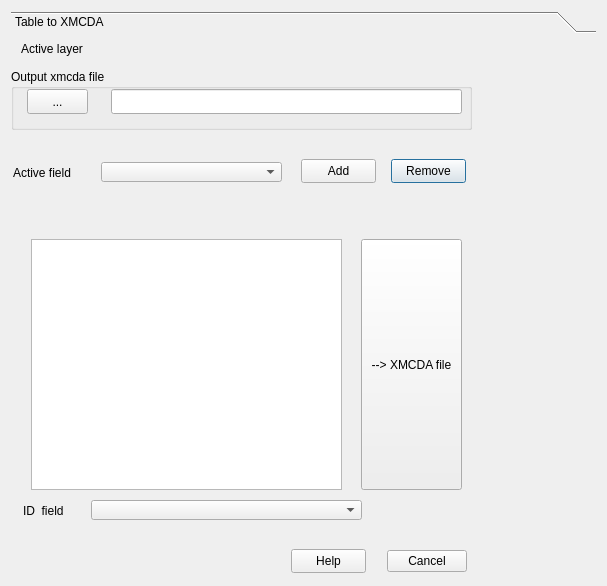
<?xml version="1.0" encoding="UTF-8"?>
<ui version="4.0">
 <class>Dialog</class>
 <widget class="QDialog" name="Dialog">
  <property name="geometry">
   <rect>
    <x>0</x>
    <y>0</y>
    <width>607</width>
    <height>586</height>
   </rect>
  </property>
  <property name="windowTitle">
   <string>geoXMCDA</string>
  </property>
  <layout class="QGridLayout" name="gridLayout">
   <item row="1" column="0">
    <widget class="QToolBox" name="toolBox">
     <property name="styleSheet">
      <string notr="true">
font: 75 italic 10pt &quot;MS Shell Dlg 2&quot;;</string>
     </property>
     <property name="currentIndex">
      <number>0</number>
     </property>
     <widget class="QWidget" name="CriteriaQTbox">
      <property name="geometry">
       <rect>
        <x>0</x>
        <y>0</y>
        <width>589</width>
        <height>538</height>
       </rect>
      </property>
      <attribute name="label">
       <string>Table to XMCDA</string>
      </attribute>
      <widget class="QComboBox" name="CritListFieldsCBox">
       <property name="geometry">
        <rect>
         <x>90</x>
         <y>123</y>
         <width>181</width>
         <height>20</height>
        </rect>
       </property>
      </widget>
      <widget class="QLabel" name="EnvLbl">
       <property name="geometry">
        <rect>
         <x>10</x>
         <y>0</y>
         <width>111</width>
         <height>19</height>
        </rect>
       </property>
       <property name="text">
        <string>Active layer     </string>
       </property>
      </widget>
      <widget class="QLabel" name="CritFieldsLbl">
       <property name="geometry">
        <rect>
         <x>2</x>
         <y>122</y>
         <width>81</width>
         <height>23</height>
        </rect>
       </property>
       <property name="text">
        <string>Active field</string>
       </property>
      </widget>
      <widget class="QLabel" name="CritMapNameLbl">
       <property name="geometry">
        <rect>
         <x>100</x>
         <y>0</y>
         <width>361</width>
         <height>20</height>
        </rect>
       </property>
       <property name="font">
        <font>
         <family>MS Shell Dlg 2</family>
         <pointsize>10</pointsize>
         <weight>9</weight>
         <italic>true</italic>
         <bold>false</bold>
        </font>
       </property>
       <property name="textFormat">
        <enum>Qt::AutoText</enum>
       </property>
      </widget>
      <widget class="QTableWidget" name="CritWeighTableWidget">
       <property name="geometry">
        <rect>
         <x>20</x>
         <y>200</y>
         <width>311</width>
         <height>251</height>
        </rect>
       </property>
       <property name="sizePolicy">
        <sizepolicy hsizetype="Expanding" vsizetype="Maximum">
         <horstretch>0</horstretch>
         <verstretch>0</verstretch>
        </sizepolicy>
       </property>
       <property name="dragEnabled">
        <bool>true</bool>
       </property>
       <property name="dragDropMode">
        <enum>QAbstractItemView::DragDrop</enum>
       </property>
       <property name="alternatingRowColors">
        <bool>true</bool>
       </property>
       <property name="rowCount">
        <number>0</number>
       </property>
       <attribute name="horizontalHeaderCascadingSectionResizes">
        <bool>false</bool>
       </attribute>
       <attribute name="verticalHeaderCascadingSectionResizes">
        <bool>false</bool>
       </attribute>
       <attribute name="verticalHeaderHighlightSections">
        <bool>true</bool>
       </attribute>
      </widget>
      <widget class="QPushButton" name="CritRemoveFieldBtn">
       <property name="geometry">
        <rect>
         <x>380</x>
         <y>120</y>
         <width>75</width>
         <height>24</height>
        </rect>
       </property>
       <property name="text">
        <string>Remove</string>
       </property>
      </widget>
      <widget class="QPushButton" name="CritExtractBtn">
       <property name="geometry">
        <rect>
         <x>350</x>
         <y>200</y>
         <width>101</width>
         <height>251</height>
        </rect>
       </property>
       <property name="text">
        <string>--&gt; XMCDA file</string>
       </property>
      </widget>
      <widget class="QPushButton" name="SetHelpBtn">
       <property name="geometry">
        <rect>
         <x>280</x>
         <y>510</y>
         <width>75</width>
         <height>24</height>
        </rect>
       </property>
       <property name="text">
        <string>Help</string>
       </property>
      </widget>
      <widget class="QPushButton" name="CritAddFieldBtn">
       <property name="geometry">
        <rect>
         <x>290</x>
         <y>120</y>
         <width>75</width>
         <height>24</height>
        </rect>
       </property>
       <property name="text">
        <string>Add</string>
       </property>
      </widget>
      <widget class="QDialogButtonBox" name="toXMXCDAButtonBox">
       <property name="geometry">
        <rect>
         <x>365</x>
         <y>510</y>
         <width>91</width>
         <height>24</height>
        </rect>
       </property>
       <property name="standardButtons">
        <set>QDialogButtonBox::Cancel</set>
       </property>
      </widget>
      <widget class="QGroupBox" name="groupBox">
       <property name="geometry">
        <rect>
         <x>0</x>
         <y>30</y>
         <width>461</width>
         <height>61</height>
        </rect>
       </property>
       <property name="title">
        <string>Output xmcda file</string>
       </property>
       <widget class="QToolButton" name="btnOutput">
        <property name="geometry">
         <rect>
          <x>16</x>
          <y>20</y>
          <width>61</width>
          <height>25</height>
         </rect>
        </property>
        <property name="minimumSize">
         <size>
          <width>0</width>
          <height>25</height>
         </size>
        </property>
        <property name="maximumSize">
         <size>
          <width>16777215</width>
          <height>25</height>
         </size>
        </property>
        <property name="text">
         <string>...</string>
        </property>
       </widget>
       <widget class="QLineEdit" name="lineOutput">
        <property name="geometry">
         <rect>
          <x>100</x>
          <y>20</y>
          <width>351</width>
          <height>25</height>
         </rect>
        </property>
       </widget>
      </widget>
      <widget class="QLabel" name="IDFieldsLbl">
       <property name="geometry">
        <rect>
         <x>12</x>
         <y>460</y>
         <width>81</width>
         <height>23</height>
        </rect>
       </property>
       <property name="text">
        <string>ID  field</string>
       </property>
      </widget>
      <widget class="QComboBox" name="IDListFieldsCBox">
       <property name="geometry">
        <rect>
         <x>80</x>
         <y>461</y>
         <width>271</width>
         <height>20</height>
        </rect>
       </property>
      </widget>
     </widget>
    </widget>
   </item>
  </layout>
 </widget>
 <tabstops>
  <tabstop>CritListFieldsCBox</tabstop>
  <tabstop>CritAddFieldBtn</tabstop>
  <tabstop>CritRemoveFieldBtn</tabstop>
  <tabstop>CritWeighTableWidget</tabstop>
  <tabstop>CritExtractBtn</tabstop>
  <tabstop>SetHelpBtn</tabstop>
 </tabstops>
 <resources/>
 <connections/>
</ui>
